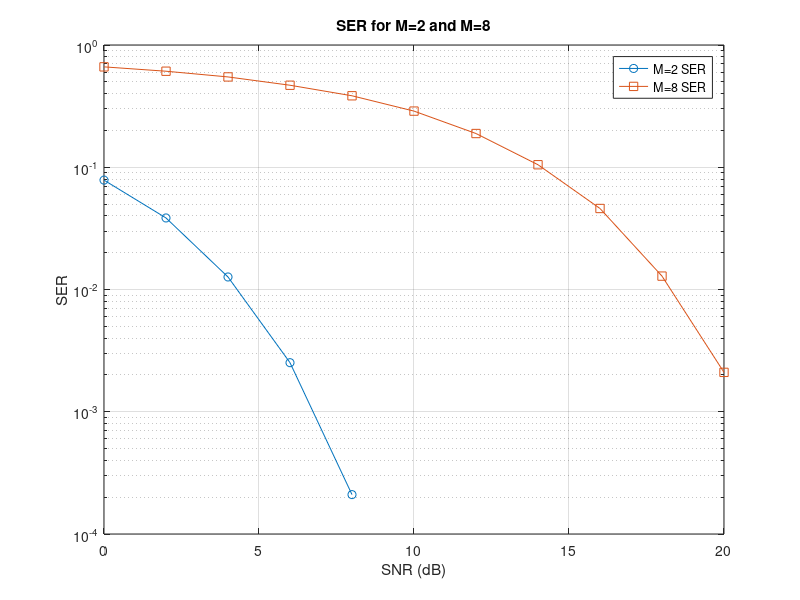
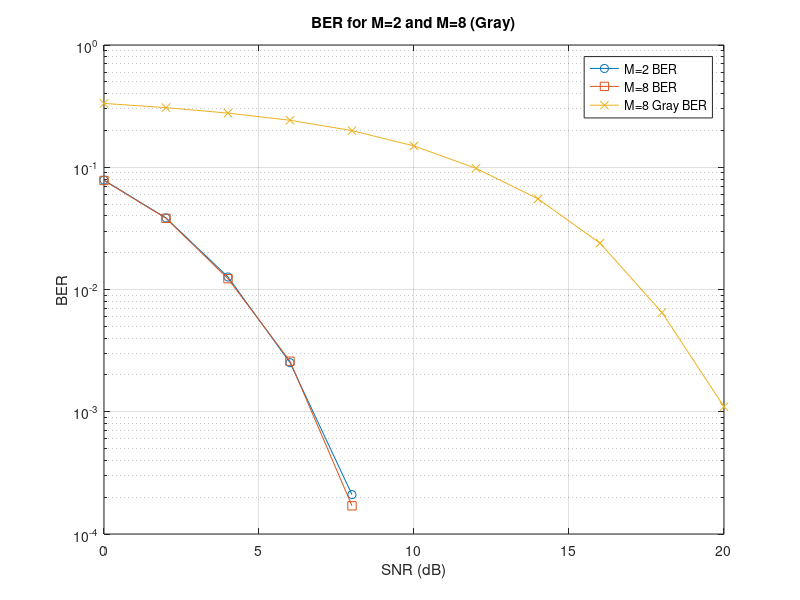

Source code (MATLAB) for these figures, in order:
R = 250e3;
T = 1 / R;
fc = 2.5e6;
fs = 10e6;
Ts = 1 / fs;
SNRdB = 0:2:20;
M_vals = [2, 8];
N = 1e5;

SER_res = cell(1, length(M_vals));
BER_res = cell(1, length(M_vals) * 2);

for m = 1:length(M_vals)
    M = M_vals(m);
    bps = log2(M);
    if mod(N, bps) ~= 0
        N = N + (bps - mod(N, bps));
    end
    sym_cnt = N / bps;
    bits = randsrc(1, N, [0 1]);
    syms = bi2de(reshape(bits, bps, []).', 'left-msb');
    levels = (2 * (1:M) - (M + 1));
    levels = levels / sqrt(mean(levels.^2));
    tx = levels(syms + 1);

    SER = zeros(size(SNRdB));
    BER_s = zeros(size(SNRdB));
    BER_g = zeros(size(SNRdB));
    
    for s = 1:length(SNRdB)
        snr = 10^(SNRdB(s) / 10);
        nv = 1 / (snr * 2);
        n = sqrt(nv) * randn(1, sym_cnt);
        rx = tx + n;
        [~, idx] = min(abs(rx.' - levels), [], 2);
        dec_syms = idx - 1;
        SER(s) = sum(syms ~= dec_syms) / sym_cnt;
        d_bits = de2bi(dec_syms, bps, 'left-msb').';
        d_bits = d_bits(:).';
        BER_s(s) = sum(bits ~= d_bits) / N;
        g_syms = bitxor(syms, floor(syms / 2));
        g_tx = levels(g_syms + 1);
        g_n = sqrt(nv) * randn(1, sym_cnt);
        g_rx = g_tx + g_n;
        [~, g_idx] = min(abs(g_rx.' - levels), [], 2);
        g_dec_syms = bitxor(g_idx - 1, floor((g_idx - 1) / 2));
        g_d_bits = de2bi(g_dec_syms, bps, 'left-msb').';
        g_d_bits = g_d_bits(:).';
        BER_g(s) = sum(bits ~= g_d_bits) / N;
    end
    
    SER_res{m} = SER;
    BER_res{(m - 1) * 2 + 1} = BER_s;
    BER_res{(m - 1) * 2 + 2} = BER_g;
end

figure;
semilogy(SNRdB, SER_res{1}, '-o', 'DisplayName', 'M=2 SER');
hold on;
semilogy(SNRdB, SER_res{2}, '-s', 'DisplayName', 'M=8 SER');
grid on;
xlabel('SNR (dB)');
ylabel('SER');
legend;
title('SER for M=2 and M=8');

figure;
semilogy(SNRdB, BER_res{1}, '-o', 'DisplayName', 'M=2 BER');
hold on;
semilogy(SNRdB, BER_res{2}, '-s', 'DisplayName', 'M=8 BER');
semilogy(SNRdB, BER_res{3}, '-x', 'DisplayName', 'M=8 Gray BER');
grid on;
xlabel('SNR (dB)');
ylabel('BER');
legend;
title('BER for M=2 and M=8 (Gray)');
